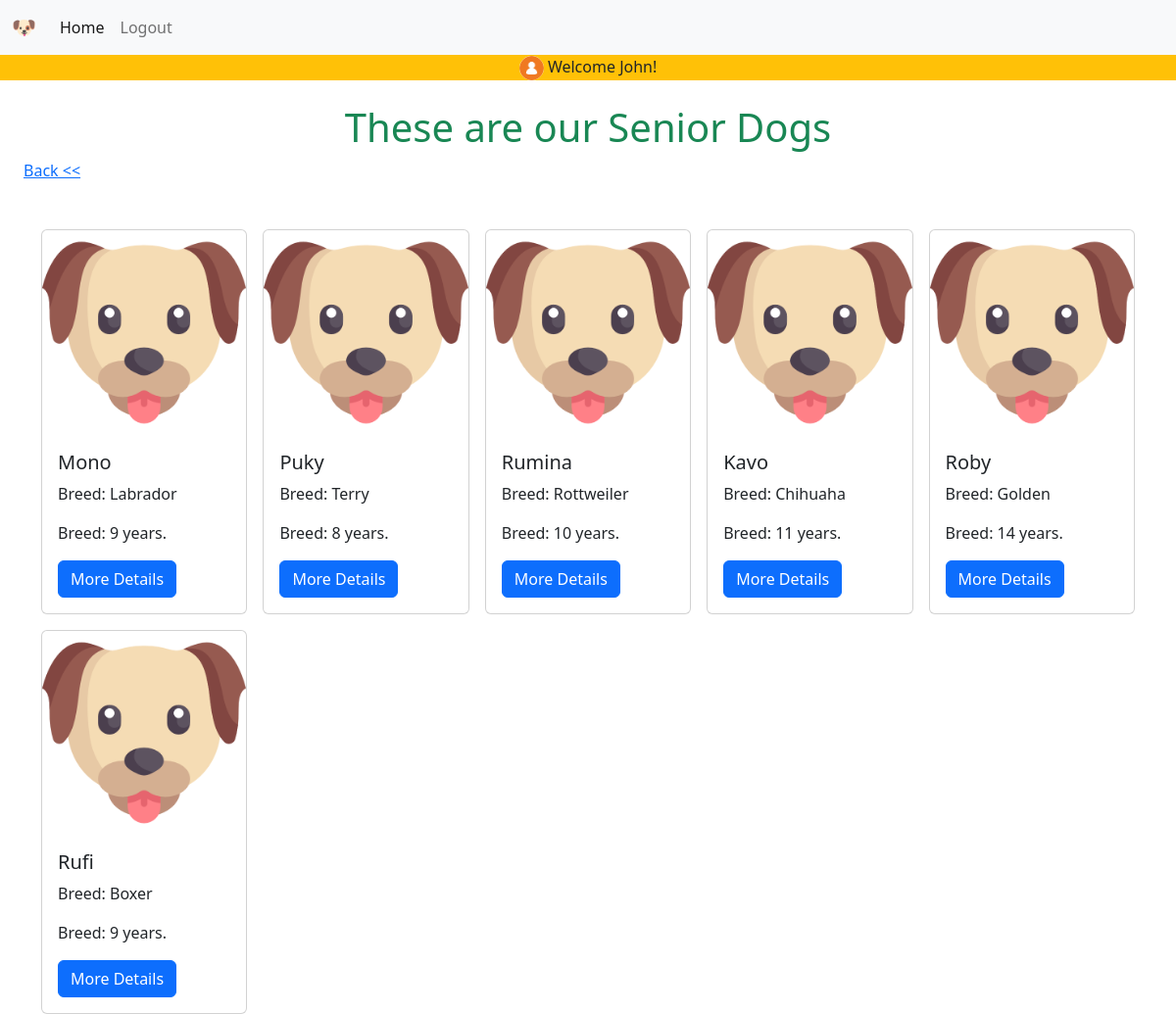
/senior.php (signed in), run on the app's committed database.
### tables this page shows
CREATE TABLE `users` (
  `id` int(11) NOT NULL,
  `first_name` varchar(255) NOT NULL,
  `last_name` varchar(255) NOT NULL,
  `password` varchar(255) NOT NULL,
  `email` varchar(255) NOT NULL,
  `picture` varchar(255) DEFAULT NULL,
  `status` varchar(4) NOT NULL DEFAULT 'user'
);

CREATE TABLE `animals` (
  `id` int(11) NOT NULL,
  `name` varchar(255) NOT NULL,
  `breed` varchar(255) NOT NULL,
  `description` varchar(255) NOT NULL,
  `age` int(11) DEFAULT NULL,
  `picture` varchar(255) DEFAULT NULL
);

### senior.php (the view, shortened to what this page needs)
<?php
require_once 'components/db_connect.php';
$res = mysqli_query($connect, "SELECT * FROM users WHERE id=" . $_SESSION['user']);
$user = mysqli_fetch_array($res, MYSQLI_ASSOC);
$sql = "SELECT * FROM animals WHERE age>=8";
$result = mysqli_query($connect, $sql);
$tbody = '';
if (mysqli_num_rows($result) > 0) {
    while ($row = $result->fetch_array(MYSQLI_ASSOC)) {
        $tbody .= "<div class='col'><div class='card' ;>
  <img src='pictures/" . $row['picture'] . "' class='card-img-top img-fluid'  >
  <div class='card-body'>
    <h5 class='card-title'>" . $row['name'] . "</h5>
    <p class='card-text'>Breed: " . $row['breed'] . "</p>
     <p class='card-text'>Breed: " . $row['age'] . " years.</p>
    <a href='details.php?id=" . $row['id'] . "' class='btn btn-primary'>More Details</a>
  </div>
</div>
        </div>";
    }
} else {
    $tbody = "<tr><td colspan='5'><center>No Data Available </center></td></tr>";
}
?>
<!DOCTYPE html>
<html lang="en">
<head>
      <?php require_once "components/boot.php"?>
</head>
<body>
     <nav class="navbar navbar-expand-lg bg-light">
  <div class="container-fluid">
    <a class="navbar-brand" href="#">🐶</a>
    <div class="collapse navbar-collapse" id="navbarNav">
      <ul class="navbar-nav">
        <li class="nav-item">
          <a class="nav-link active" aria-current="page" href="Home.php">Home</a>
        </li>
        <li class="nav-item">
          <a class="nav-link" href="logout.php?logout">Logout</a>
        </li>
      </ul>
    </div>
</nav>
<div class="bg-warning text-center">
<img class="rounded-circle"src="pictures/<?=$user["picture"]?>" width="25px"alt=""> Welcome <?=$user["first_name"]?>!
</div>
<h1 class="text-center mt-4 text-success">These are our Senior Dogs</h1>
<a href="home.php" class="m-4">Back <<</a>
<div class="container mt-5">
    <div class=" row row-cols-2 row-cols-lg-5 g-2 g-lg-3">
<?= $tbody?>
    </div>
</div>
</body>
</html>

### data on the page
users: picture (placeholder picture), first_name "John"
animals: picture (picture), name "Mono", breed "Labrador", age "9"
animals: picture (picture), name "Puky", breed "Terry", age "8"
animals: picture (picture), name "Rumina", breed "Rottweiler", age "10"
animals: picture (picture), name "Kavo", breed "Chihuaha", age "11"
animals: picture (picture), name "Roby", breed "Golden", age "14"
animals: picture (picture), name "Rufi", breed "Boxer", age "9"
